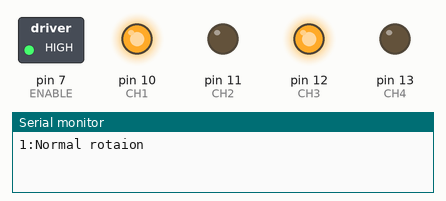
Recording of a sketch running on a simulated Arduino Uno, built with avr-gcc and run on an emulated ATmega328P. Parts: switched loads named in the sketch (green lamp = pin HIGH), output pins drawn as LEDs (lit = HIGH), the last lines printed to the serial monitor.

Above: at 1.0 s.
At 2.0 s:
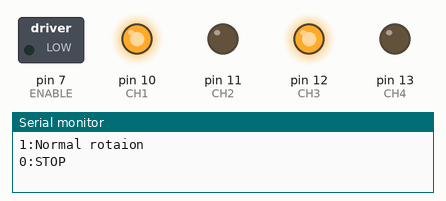
At 3.1 s:
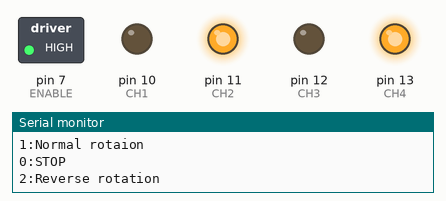
At 4.1 s:
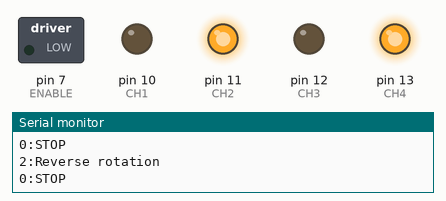
Timing chart, 0 to 5.8 s (numbered marks = the images above):
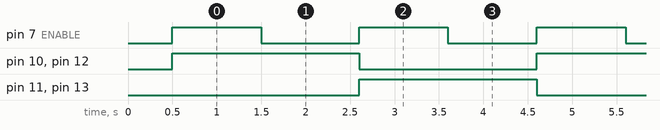

Measured:
- by itself, pin 7 (ENABLE): alternates HIGH for 1.0 s and LOW for 1.1 s
- by itself, pin 10 (CH1), pin 12 (CH3): alternates HIGH for 2.1 s and LOW for 2.0 s
- by itself, pin 11 (CH2), pin 13 (CH4): alternates HIGH for 2.0 s and LOW for 2.1 s

The sketch:

distance_motor.ino
```cpp
const int ENABLE = 7;
const int CH1 = 10;
const int CH2 = 11;
const int CH3 = 12;
const int CH4 = 13;

void setup() {
  // put your setup code here, to run once:
  Serial.begin(9600);
  pinMode(ENABLE,OUTPUT);  // 7番ピンをOUTPUT指定
  pinMode(CH1,OUTPUT);    // 10番ピンをOUTPUT指定
  pinMode(CH2,OUTPUT);    // 11版ピンをOUTPUT指定
  pinMode(CH3,OUTPUT);    // 12番ピンをOUTPUT指定
  pinMode(CH4,OUTPUT);    // 13版ピンをOUTPUT指定

  // 初期化 DCモータが突然動きださないように
  digitalWrite(ENABLE,LOW); // disable
  delay(500);
}


void loop() {
    Serial.println("1:Normal rotaion");
    digitalWrite(ENABLE,HIGH); // enable on
    digitalWrite(CH1,HIGH);
    digitalWrite(CH2,LOW);
    digitalWrite(CH3,HIGH);
    digitalWrite(CH4,LOW);
    delay(1000);

    Serial.println("0:STOP");
    digitalWrite(ENABLE,LOW); // disable
    delay(1000);

    Serial.println("2:Reverse rotation");
    digitalWrite(ENABLE,LOW); // enable on
    delay(100);                // 低速で回転させるための調整時間
    digitalWrite(ENABLE,HIGH); // enable on
    analogWrite(CH1,LOW);
    digitalWrite(CH2,HIGH);
    digitalWrite(CH3,LOW);
    digitalWrite(CH4,HIGH);
    delay(1000);

    Serial.println("0:STOP");
    digitalWrite(ENABLE,LOW); // disable
    delay(1000);
}
```
